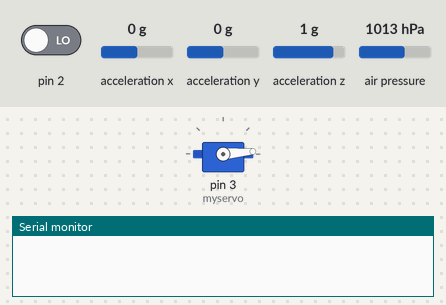
A sketch run on a simulated Arduino Uno, built with avr-gcc and run on an emulated ATmega328P. Parts: servo, the last lines printed to the serial monitor. The inputs (shaded band) are chosen by the test bench; at power-on: acceleration x 0 g, pin 2 LOW, acceleration y 0 g, acceleration z 1 g, air pressure 1013 hPa.

Above: at 0.1 s.
At 0.7 s:
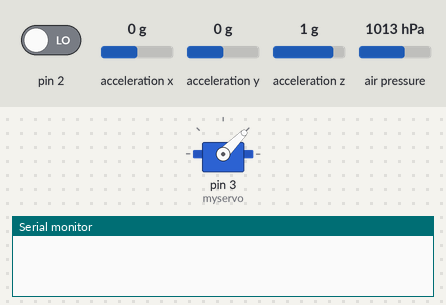
At 4.9 s:
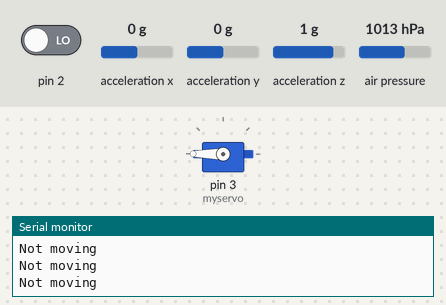
5.0 s: acceleration x set to -1.4 g
Timing chart, 0 to 8.0 s (numbered marks = the images above; inputs shaded):
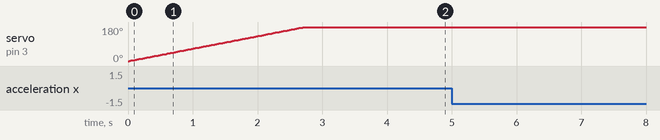

The sketch:

FallDetection.ino
```cpp
#include <Adafruit_Sensor.h>
#include <Adafruit_BMP085.h>
#include "Wire.h"
#include "I2Cdev.h"
#include <Adafruit_ADXL345_U.h>
#include <Servo.h>

Servo myservo;
int pos = 0;

//settings//
int n = 8; // number of samples to average
float seaLevelPressure = 100600; // pressure at sea level in Pa
float threshold = 0.4; // threshold for altitude change in meters
float threshold_is_moving = 0.3; // threshold for acceleration change in m/s^2
int num_readings = 10; // number of readings to average for isSensorMoving
//-----//
Adafruit_ADXL345_Unified accel = Adafruit_ADXL345_Unified();
float altitude1 = 0;
float altitude2 = 0;
Adafruit_BMP085 bmp;
float altitude;
int32_t lastMicros;
#define LED_PIN 13
bool blinkState = false;
volatile bool threshold_exceeded = false;

void setup() {
  myservo.attach(3);
  for (pos = 0; pos <= 180; pos += 1) { // goes from 0 degrees to 180 degrees
    // in steps of 1 degree
    myservo.write(pos);              // tell servo to go to position in variable 'pos'
    delay(15);                       // waits 15 ms for the servo to reach the position
  }
    attachInterrupt(digitalPinToInterrupt(2), isr_deploy_parachute, RISING);
    Wire.begin();
    Serial.begin(115200);
    Serial.println("Initializing I2C devices...");
    Serial.println("Testing device connections...");
    Serial.println("Initialize ADXL345");

    if(!accel.begin())
   {
      Serial.println("No valid sensor found");
      while(1);
   }
    if(!bmp.begin())
  {
    /* There was a problem detecting the BMP085 ... check your connections */
    Serial.print("Ooops, no BMP085 detected ... Check your wiring or I2C ADDR!");
    while(1);
  }

  Serial.println("Initialization done");
  delay(1000);
}


void isr_deploy_parachute() {
  if (threshold_exceeded) {
    for (pos = 180; pos >= 0; pos -= 20) { // goes from 180 degrees to 0 degrees
    myservo.write(pos);              // tell servo to go to position in variable 'pos'
    delay(14);
                      // waits 15 ms for the servo to reach the position
  }
    Serial.println("Parachute deployed");
    delay(10);
    threshold_exceeded = false;
    exit(0);
  }
}


bool isSensorMoving(Adafruit_ADXL345_Unified& accel, int num_readings, float threshold) {
  float readings[num_readings][3];
  float sum_diff = 0;
  float last_reading[3];

  // Read and store initial readings
  for (int i = 0; i < num_readings; i++) {
    sensors_event_t event;
    accel.getEvent(&event);
    readings[i][0] = event.acceleration.x;
    readings[i][1] = event.acceleration.y;
    readings[i][2] = event.acceleration.z;
    delay(10);
  }

  // Compute the average of the initial readings
  float avg[3] = {0, 0, 0};
  for (int i = 0; i < num_readings; i++) {
    avg[0] += readings[i][0];
    avg[1] += readings[i][1];
    avg[2] += readings[i][2];
  }
  avg[0] /= num_readings;
  avg[1] /= num_readings;
  avg[2] /= num_readings;

  // Check if the sensor is moving by comparing the current reading to the average of the initial readings
  for (int i = 0; i < num_readings; i++) {
    sensors_event_t event;
    accel.getEvent(&event);
    float diff[3] = {event.acceleration.x - avg[0], event.acceleration.y - avg[1], event.acceleration.z - avg[2]};
    float diff_norm = sqrt(pow(diff[0], 2) + pow(diff[1], 2) + pow(diff[2], 2));

    // Compare the difference to the threshold
    if (diff_norm > threshold) {
      return true;  // Sensor is moving
    }

    // Compute the sum of the differences
    if (i > 0) {
      sum_diff += sqrt(pow(last_reading[0] - event.acceleration.x, 2) + pow(last_reading[1] - event.acceleration.y, 2) + pow(last_reading[2] - event.acceleration.z, 2));
    }
    last_reading[0] = event.acceleration.x;
    last_reading[1] = event.acceleration.y;
    last_reading[2] = event.acceleration.z;
    delay(10);
  }

  // Check if the sensor is still based on the sum of the differences
  float avg_diff = sum_diff / (num_readings - 1);
  if (avg_diff < threshold) {
    return false;  // Sensor is still
  } else {
    return true;  // Sensor is moving
  }
}


float get_altitude() {
  float altitude = 0;
float measurements[100];

for (int i = 0; i < n; i++) {
  measurements[i] = bmp.readAltitude(seaLevelPressure);
  delay(13);
}

float sum_altitude = 0;
for (int i = 0; i < n; i++) {
  sum_altitude += measurements[i];
}
float avg_altitude = sum_altitude / n;

for (int i = 0; i < n - 1; i++) {
  for (int j = i + 1; j < n; j++) {
    if (abs(measurements[i] - avg_altitude) < abs(measurements[j] - avg_altitude)) {
      float temp = measurements[i];
      measurements[i] = measurements[j];
      measurements[j] = temp;
    }
  }
}

int num_measurements = n - (n / 3);
float remaining_altitude = 0;
for (int i = 0; i < num_measurements; i++) {
  remaining_altitude += measurements[i];
}
remaining_altitude /= num_measurements;

return remaining_altitude;

}

void loop() {

    bool moving = isSensorMoving(accel, num_readings, threshold_is_moving);
    if (moving) {
      altitude1 = get_altitude();
      delay(2);
      altitude2 = get_altitude();
      if (altitude1 - altitude2 > threshold || altitude1 - altitude2 < -threshold) {
        if (altitude1 - altitude2 > threshold){
          Serial.println("Altitude is going down");
          threshold_exceeded = true;
          isr_deploy_parachute();
          }
        else {
          Serial.println("Altitude is going up");
          }
      }
    else {
      Serial.println("Altitude is not changing");
    }
}
  else {
    Serial.println("Not moving");
  }

}
```
